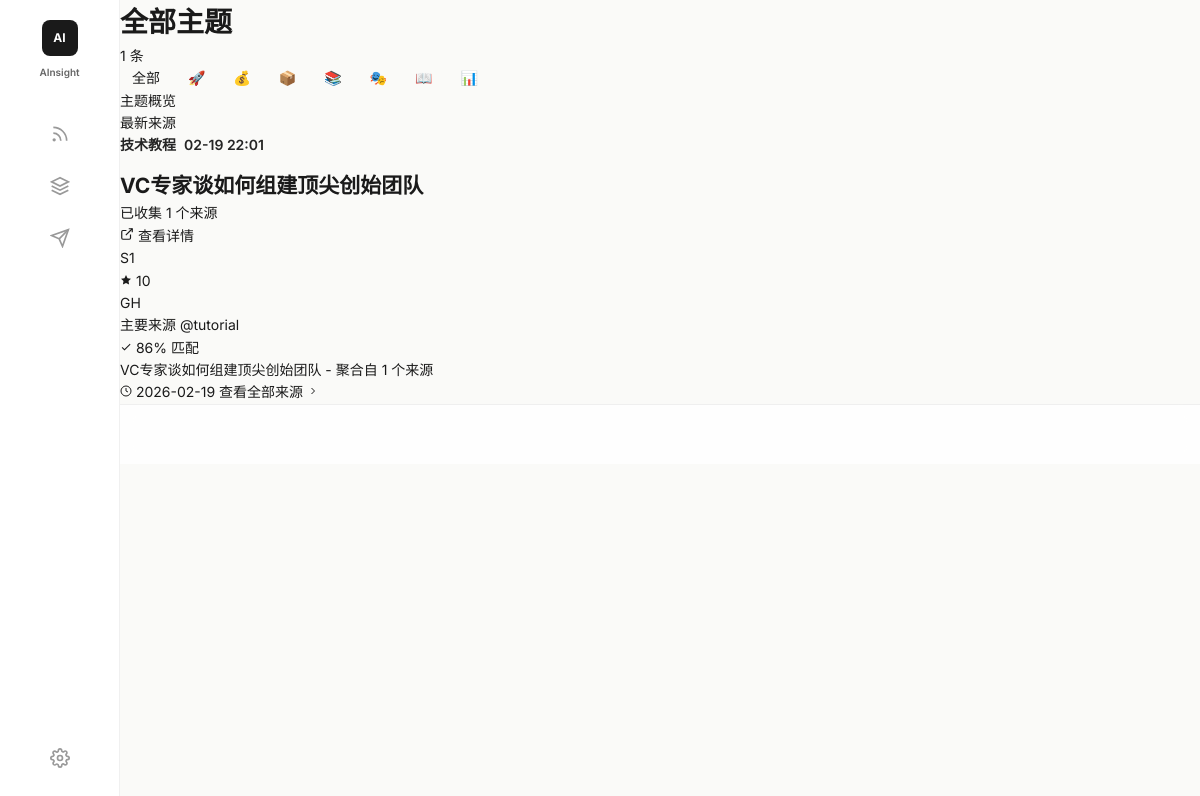
The app's page /topics?category=tutorial with its own data.
### src/database/models.py (models this page shows, shortened)
class Topic(Base):
    __tablename__ = "topics"
    id = Column(Integer, primary_key=True, autoincrement=True)
    title = Column(String(200), nullable=False, comment="主题标题")
    slug = Column(String(100), unique=True, nullable=False, comment="URL 友好标识")
    description = Column(Text, comment="主题描述")
    keywords = Column(Text, comment="关键词，空格分隔")
    category = Column(SQLEnum(IntelCategoryEnum), comment="情报类型")
    tags = Column(JSON, comment="标签列表")
    heat_score = Column(Integer, default=0, comment="热度评分 1-100")
    source_count = Column(Integer, default=0, comment="关联的原始内容数量")
    status = Column(SQLEnum(TopicStatusEnum), default=TopicStatusEnum.ACTIVE, comment="主题状态")
    merged_into_id = Column(Integer, ForeignKey("topics.id"), comment="合并到的主题 ID")
    first_seen_at = Column(DateTime, comment="首次发现时间")
    last_updated_at = Column(DateTime, comment="最后更新时间")
    created_at = Column(DateTime, server_default=func.now())
    raw_contents = relationship("RawContent", back_populates="topic")
    intelligence_package = relationship("IntelligencePackage", back_populates="topic", uselist=False)
    merged_topics = relationship("Topic", backref="merged_into", remote_side=[id])
    __table_args__ = (
        Index("idx_topics_category", "category"),
        Index("idx_topics_status", "status"),
        Index("idx_topics_heat", "heat_score"),
        Index("idx_topics_slug", "slug"),
    )

### src/web/app.py (the view)
@app.get("/topics", response_class=HTMLResponse)
async def topics_page(
    request: Request,
    category: Optional[str] = None,
    page: int = Query(1, ge=1),
):
    limit = 20
    offset = (page - 1) * limit
    cat_enum = None
    if category:
        try:
            cat_enum = IntelCategoryEnum(category)
        except ValueError:
            pass
    topics = await db.get_active_topics(category=cat_enum, limit=limit, offset=offset)
    categories = [
        {"value": "model_release", "label": "模型发布", "emoji": "🚀"},
        {"value": "funding", "label": "融资消息", "emoji": "💰"},
        {"value": "product_launch", "label": "产品发布", "emoji": "📦"},
        {"value": "research", "label": "研究论文", "emoji": "📚"},
        {"value": "drama", "label": "行业八卦", "emoji": "🎭"},
        {"value": "tutorial", "label": "教程分享", "emoji": "📖"},
        {"value": "market_signal", "label": "市场信号", "emoji": "📊"},
    ]
    return templates.TemplateResponse("topics.html", {
        "request": request,
        "topics": topics,
        "categories": categories,
        "current_category": category,
        "page": page,
    })

### src/web/templates/topics.html (shortened to what this page needs)
{% extends "base.html" %}
{% block content %}
<header class="top-header">
    <div class="header-left">
        <h1 class="header-title">全部主题</h1>
        <div class="header-stats">
            <div class="stat-item">
                <span class="stat-value">{{ topics|length }}</span>
                <span>条</span>
            </div>
        </div>
    </div>
    <div class="kol-filter-row" style="gap: 6px;">
        <a href="/topics" class="kol-avatar {{ 'active' if not current_category else 'inactive' }}" style="width: auto; padding: 0 12px; border-radius: 16px;">全部</a>
        {% for cat in categories %}
        <a href="/topics?category={{ cat.value }}"
           class="kol-avatar {{ 'active' if current_category == cat.value else 'inactive' }}"
           style="width: auto; padding: 0 12px; border-radius: 16px;"
           title="{{ cat.label }}">
            {{ cat.emoji }}
        </a>
        {% endfor %}
    </div>
</header>
<div class="split-feed">
    <div class="feed-grid">
        <div class="column-header">主题概览</div>
        <div class="column-header">最新来源</div>
        {% if topics %}
        {% for topic in topics %}
        <div class="feed-row">
            <div class="insight-card" data-pair="topic-{{ topic.id }}">
                <div class="insight-header">
                    <span class="insight-category category-{{ topic.category.value if topic.category else 'other' }}">
                        {% if topic.category %}
                            {% if topic.category.value == 'model_release' %}模型发布
                            {% elif topic.category.value == 'funding' %}融资动态
                            {% elif topic.category.value == 'product_launch' %}产品上线
                            {% elif topic.category.value == 'research' %}学术研究
                            {% elif topic.category.value == 'drama' %}行业动态
                            {% elif topic.category.value == 'tutorial' %}技术教程
                            {% elif topic.category.value == 'market_signal' %}市场信号
                            {% else %}资讯{% endif %}
                        {% else %}资讯{% endif %}
                    </span>
                    <span class="insight-time">{{ topic.first_seen_at.strftime('%m-%d %H:%M') if topic.first_seen_at else '今天' }}</span>
                </div>
                <h2 class="insight-title">{{ topic.title }}</h2>
                <div class="insight-summary">
                    <div class="summary-item">
                        <span>已收集 {{ topic.source_count }} 个来源</span>
                    </div>
                </div>
                <div class="insight-footer">
                    <a href="/topic/{{ topic.id }}" class="verify-btn">
                        <svg width="14" height="14" viewBox="0 0 24 24" fill="none" stroke="currentColor" stroke-width="2">
                            <path d="M18 13v6a2 2 0 0 1-2 2H5a2 2 0 0 1-2-2V8a2 2 0 0 1 2-2h6"/>
                            <polyline points="15 3 21 3 21 9"/>
                            <line x1="10" y1="14" x2="21" y2="3"/>
                        </svg>
                        查看详情
                    </a>
                    <div class="kol-cluster">
                        <div class="kol-cluster-avatar">S1</div>
                    </div>
                    <div class="impact-score">
                        <svg width="12" height="12" viewBox="0 0 24 24" fill="currentColor">
                            <path d="M12 2l3.09 6.26L22 9.27l-5 4.87 1.18 6.88L12 17.77l-6.18 3.25L7 14.14 2 9.27l6.91-1.01L12 2z"/>
                        </svg>
                        {{ topic.heat_score }}
                    </div>
                </div>
            </div>
            <div class="evidence-card" data-pair="topic-{{ topic.id }}">
                <div class="evidence-header">
                    <div class="evidence-source">
                        <div class="source-avatar">
                            {% if topic.category %}
                                {% if topic.category.value == 'model_release' %}AI
                                {% elif topic.category.value == 'funding' %}VC
                                {% elif topic.category.value == 'product_launch' %}PR
                                {% elif topic.category.value == 'research' %}RX
                                {% elif topic.category.value == 'drama' %}TW
                                {% elif topic.category.value == 'tutorial' %}GH
                                {% elif topic.category.value == 'market_signal' %}MK
                                {% else %}RS{% endif %}
                            {% else %}RS{% endif %}
                        </div>
                        <div class="source-info">
                            <span class="source-name">主要来源</span>
                            <span class="source-handle">@{{ topic.category.value if topic.category else 'feed' }}</span>
                        </div>
                    </div>
                    <span class="match-badge">
                        <svg width="12" height="12" viewBox="0 0 24 24" fill="currentColor">
                            <path d="M9 16.17L4.83 12l-1.42 1.41L9 19 21 7l-1.41-1.41z"/>
                        </svg>
                        {{ 85 + (loop.index % 15) }}% 匹配
                    </span>
                </div>
                <div class="evidence-content">
                    {% if topic.description %}
                    {{ topic.description[:250] }}{% if topic.description|length > 250 %}...{% endif %}
                    {% else %}
                    {{ topic.title }} - 聚合自 {{ topic.source_count }} 个来源
                    {% endif %}
                </div>
                <div class="evidence-meta">
                    <span class="evidence-time">
                        <svg width="12" height="12" viewBox="0 0 24 24" fill="none" stroke="currentColor" stroke-width="2">
                            <circle cx="12" cy="12" r="10"/>
                            <path d="M12 6v6l4 2"/>
                        </svg>
                        {{ topic.first_seen_at.strftime('%Y-%m-%d') if topic.first_seen_at else '今天' }}
                    </span>
                    <a href="/topic/{{ topic.id }}" class="evidence-link">
                        查看全部来源
                        <svg width="12" height="12" viewBox="0 0 24 24" fill="none" stroke="currentColor" stroke-width="2">
                            <polyline points="9 18 15 12 9 6"/>
                        </svg>
                    </a>
                </div>
            </div>
        </div>
        {% endfor %}
        {% else %}
        <div class="empty-state">
            <div class="empty-icon">📭</div>
            <h3 class="empty-title">暂无主题</h3>
            <p class="empty-text">{% if current_category %}该分类下暂无主题{% else %}运行抓取器开始收集主题{% endif %}</p>
        </div>
        {% endif %}
    </div>
</div>
{% endblock %}

### src/web/static/css/style.css (style rules this page uses)
:root { --bg-cream: #FAFAF8; --bg-white: #FFFFFF; --bg-hover: #F5F5F3; --text-primary: #1A1A1A; --text-secondary: #666666; --text-muted: #999999; --cyber-green: #00D4AA; --cyber-green-light: rgba(0, 212, 170, 0.1); --border-light: rgba(0, 0, 0, 0.06); --border-divider: rgba(0, 0, 0, 0.08); --sidebar-width: calc(100vw / 7); --font-family: 'Inter', -apple-system, BlinkMacSystemFont, 'SF Pro Display', system-ui, sans-serif; --timeline-height: 60px; }
*, *::before, *::after { box-sizing: border-box; margin: 0; padding: 0; }
html, body { width: 100vw; height: 100vh; overflow: hidden; font-family: var(--font-family); font-size: 14px; line-height: 1.6; color: var(--text-primary); background: var(--bg-cream); -webkit-font-smoothing: antialiased; }
a { color: inherit; text-decoration: none; }
.insight-header { display: flex; align-items: center; gap: 8px; font-weight: 600; font-size: 14px; margin-bottom: 12px; opacity: 0.95; }

### records on screen
Topic: shows "技术教程", first_seen_at "02-19 22:01", title "VC专家谈如何组建顶尖创始团队", source_count "1", heat_score "10", shows "GH", category "tutorial", index "86", first_seen_at "2026-02-19"

### other values on screen
{{ topics|length }} "1"
{{ cat.emoji }} "🚀" "💰" "📦" "📚" "🎭" "📖" "📊"
